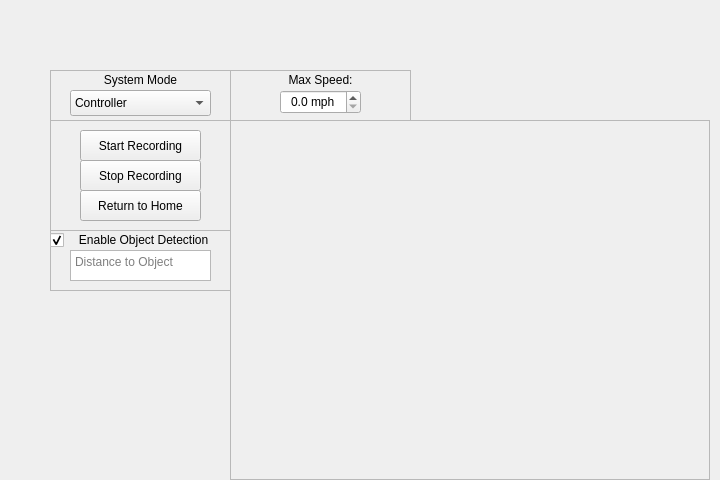
<?xml version="1.0" encoding="UTF-8"?>
<ui version="4.0">
 <class>CameraRobot</class>
 <widget class="QDialog" name="CameraRobot">
  <property name="geometry">
   <rect>
    <x>0</x>
    <y>0</y>
    <width>720</width>
    <height>480</height>
   </rect>
  </property>
  <property name="windowTitle">
   <string>Dialog</string>
  </property>
  <property name="toolTipDuration">
   <number>0</number>
  </property>
  <property name="autoFillBackground">
   <bool>false</bool>
  </property>
  <property name="sizeGripEnabled">
   <bool>false</bool>
  </property>
  <property name="modal">
   <bool>false</bool>
  </property>
  <widget class="QFrame" name="entireFrame">
   <property name="geometry">
    <rect>
     <x>0</x>
     <y>0</y>
     <width>721</width>
     <height>481</height>
    </rect>
   </property>
   <property name="autoFillBackground">
    <bool>true</bool>
   </property>
   <property name="frameShape">
    <enum>QFrame::NoFrame</enum>
   </property>
   <property name="frameShadow">
    <enum>QFrame::Raised</enum>
   </property>
   <property name="lineWidth">
    <number>1</number>
   </property>
   <property name="midLineWidth">
    <number>0</number>
   </property>
   <widget class="QFrame" name="systemModeFrame">
    <property name="geometry">
     <rect>
      <x>50</x>
      <y>70</y>
      <width>181</width>
      <height>51</height>
     </rect>
    </property>
    <property name="frameShape">
     <enum>QFrame::StyledPanel</enum>
    </property>
    <property name="frameShadow">
     <enum>QFrame::Raised</enum>
    </property>
    <widget class="QComboBox" name="systemModeMenu">
     <property name="geometry">
      <rect>
       <x>20</x>
       <y>20</y>
       <width>141</width>
       <height>26</height>
      </rect>
     </property>
     <property name="editable">
      <bool>false</bool>
     </property>
     <property name="currentText">
      <string>Controller</string>
     </property>
     <property name="currentIndex">
      <number>0</number>
     </property>
     <property name="maxVisibleItems">
      <number>10</number>
     </property>
     <property name="minimumContentsLength">
      <number>1</number>
     </property>
     <item>
      <property name="text">
       <string>Controller</string>
      </property>
     </item>
     <item>
      <property name="text">
       <string>Repeat Path</string>
      </property>
     </item>
     <item>
      <property name="text">
       <string>Digital Joystick</string>
      </property>
     </item>
     <item>
      <property name="text">
       <string>Line Following</string>
      </property>
     </item>
    </widget>
    <widget class="QLabel" name="systemModeLabel">
     <property name="geometry">
      <rect>
       <x>0</x>
       <y>0</y>
       <width>181</width>
       <height>20</height>
      </rect>
     </property>
     <property name="text">
      <string>System Mode</string>
     </property>
     <property name="alignment">
      <set>Qt::AlignCenter</set>
     </property>
    </widget>
   </widget>
   <widget class="QFrame" name="repeatPathButtons">
    <property name="geometry">
     <rect>
      <x>50</x>
      <y>120</y>
      <width>181</width>
      <height>111</height>
     </rect>
    </property>
    <property name="frameShape">
     <enum>QFrame::StyledPanel</enum>
    </property>
    <property name="frameShadow">
     <enum>QFrame::Raised</enum>
    </property>
    <widget class="QPushButton" name="startRecording">
     <property name="geometry">
      <rect>
       <x>30</x>
       <y>10</y>
       <width>121</width>
       <height>31</height>
      </rect>
     </property>
     <property name="text">
      <string>Start Recording</string>
     </property>
     <property name="autoDefault">
      <bool>false</bool>
     </property>
    </widget>
    <widget class="QPushButton" name="stopRecording">
     <property name="geometry">
      <rect>
       <x>30</x>
       <y>40</y>
       <width>121</width>
       <height>31</height>
      </rect>
     </property>
     <property name="text">
      <string>Stop Recording</string>
     </property>
     <property name="autoDefault">
      <bool>false</bool>
     </property>
    </widget>
    <widget class="QPushButton" name="returnToHome">
     <property name="geometry">
      <rect>
       <x>30</x>
       <y>70</y>
       <width>121</width>
       <height>31</height>
      </rect>
     </property>
     <property name="text">
      <string>Return to Home</string>
     </property>
     <property name="autoDefault">
      <bool>false</bool>
     </property>
    </widget>
   </widget>
   <widget class="QFrame" name="objectDetectionFrame">
    <property name="geometry">
     <rect>
      <x>50</x>
      <y>230</y>
      <width>181</width>
      <height>61</height>
     </rect>
    </property>
    <property name="frameShape">
     <enum>QFrame::StyledPanel</enum>
    </property>
    <property name="frameShadow">
     <enum>QFrame::Raised</enum>
    </property>
    <widget class="QCheckBox" name="objectDetection">
     <property name="geometry">
      <rect>
       <x>0</x>
       <y>0</y>
       <width>181</width>
       <height>20</height>
      </rect>
     </property>
     <property name="text">
      <string>   Enable Object Detection</string>
     </property>
     <property name="checked">
      <bool>true</bool>
     </property>
     <property name="tristate">
      <bool>false</bool>
     </property>
    </widget>
    <widget class="QTextBrowser" name="textBrowser">
     <property name="geometry">
      <rect>
       <x>20</x>
       <y>20</y>
       <width>141</width>
       <height>31</height>
      </rect>
     </property>
     <property name="midLineWidth">
      <number>0</number>
     </property>
     <property name="sizeAdjustPolicy">
      <enum>QAbstractScrollArea::AdjustIgnored</enum>
     </property>
     <property name="documentTitle">
      <string/>
     </property>
     <property name="textInteractionFlags">
      <set>Qt::NoTextInteraction</set>
     </property>
     <property name="placeholderText">
      <string>Distance to Object</string>
     </property>
    </widget>
   </widget>
   <widget class="QFrame" name="maxSpeedFrame">
    <property name="geometry">
     <rect>
      <x>230</x>
      <y>70</y>
      <width>181</width>
      <height>51</height>
     </rect>
    </property>
    <property name="frameShape">
     <enum>QFrame::StyledPanel</enum>
    </property>
    <property name="frameShadow">
     <enum>QFrame::Raised</enum>
    </property>
    <widget class="QDoubleSpinBox" name="maxSpeed">
     <property name="geometry">
      <rect>
       <x>50</x>
       <y>20</y>
       <width>81</width>
       <height>24</height>
      </rect>
     </property>
     <property name="alignment">
      <set>Qt::AlignCenter</set>
     </property>
     <property name="buttonSymbols">
      <enum>QAbstractSpinBox::UpDownArrows</enum>
     </property>
     <property name="showGroupSeparator" stdset="0">
      <bool>false</bool>
     </property>
     <property name="suffix">
      <string> mph</string>
     </property>
     <property name="decimals">
      <number>1</number>
     </property>
     <property name="maximum">
      <double>5.000000000000000</double>
     </property>
     <property name="singleStep">
      <double>0.100000000000000</double>
     </property>
    </widget>
    <widget class="QLabel" name="maxSpeedLabel">
     <property name="geometry">
      <rect>
       <x>0</x>
       <y>0</y>
       <width>181</width>
       <height>20</height>
      </rect>
     </property>
     <property name="text">
      <string>Max Speed:</string>
     </property>
     <property name="alignment">
      <set>Qt::AlignCenter</set>
     </property>
    </widget>
   </widget>
   <widget class="QFrame" name="LiveFeed">
    <property name="geometry">
     <rect>
      <x>230</x>
      <y>120</y>
      <width>480</width>
      <height>360</height>
     </rect>
    </property>
    <property name="frameShape">
     <enum>QFrame::StyledPanel</enum>
    </property>
    <property name="frameShadow">
     <enum>QFrame::Raised</enum>
    </property>
   </widget>
  </widget>
 </widget>
 <resources/>
 <connections/>
</ui>
